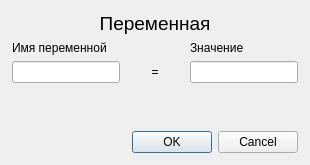
<?xml version="1.0" encoding="UTF-8"?>
<ui version="4.0">
 <class>SMLVariableDialog</class>
 <widget class="QDialog" name="SMLVariableDialog">
  <property name="geometry">
   <rect>
    <x>0</x>
    <y>0</y>
    <width>310</width>
    <height>165</height>
   </rect>
  </property>
  <property name="windowTitle">
   <string>Переменная</string>
  </property>
  <layout class="QGridLayout" name="gridLayout">
   <property name="leftMargin">
    <number>12</number>
   </property>
   <property name="topMargin">
    <number>12</number>
   </property>
   <property name="rightMargin">
    <number>12</number>
   </property>
   <property name="bottomMargin">
    <number>12</number>
   </property>
   <item row="5" column="0" colspan="4">
    <widget class="QDialogButtonBox" name="buttonBox">
     <property name="orientation">
      <enum>Qt::Horizontal</enum>
     </property>
     <property name="standardButtons">
      <set>QDialogButtonBox::Cancel|QDialogButtonBox::Ok</set>
     </property>
    </widget>
   </item>
   <item row="0" column="0" colspan="4">
    <widget class="QLabel" name="smlVariableTitleLabel">
     <property name="font">
      <font>
       <pointsize>14</pointsize>
      </font>
     </property>
     <property name="text">
      <string>Переменная</string>
     </property>
     <property name="alignment">
      <set>Qt::AlignCenter</set>
     </property>
    </widget>
   </item>
   <item row="3" column="3">
    <widget class="QLineEdit" name="smlVariableValueLineEdit">
     <property name="sizePolicy">
      <sizepolicy hsizetype="Preferred" vsizetype="Fixed">
       <horstretch>0</horstretch>
       <verstretch>0</verstretch>
      </sizepolicy>
     </property>
    </widget>
   </item>
   <item row="1" column="3">
    <widget class="QLabel" name="smlVariableValueLabel">
     <property name="text">
      <string>Значение</string>
     </property>
    </widget>
   </item>
   <item row="4" column="0" colspan="4">
    <spacer name="verticalSpacer">
     <property name="orientation">
      <enum>Qt::Vertical</enum>
     </property>
     <property name="sizeHint" stdset="0">
      <size>
       <width>20</width>
       <height>10</height>
      </size>
     </property>
    </spacer>
   </item>
   <item row="1" column="0" colspan="2">
    <widget class="QLabel" name="smlVariableKeyLabel">
     <property name="text">
      <string>Имя переменной</string>
     </property>
    </widget>
   </item>
   <item row="3" column="0">
    <widget class="QLineEdit" name="smlVariableKeyLineEdit">
     <property name="sizePolicy">
      <sizepolicy hsizetype="Preferred" vsizetype="Fixed">
       <horstretch>0</horstretch>
       <verstretch>0</verstretch>
      </sizepolicy>
     </property>
     <property name="frame">
      <bool>true</bool>
     </property>
    </widget>
   </item>
   <item row="3" column="1" colspan="2">
    <widget class="QLabel" name="smlVariableEqualLabel">
     <property name="text">
      <string>=</string>
     </property>
     <property name="alignment">
      <set>Qt::AlignCenter</set>
     </property>
    </widget>
   </item>
  </layout>
 </widget>
 <resources/>
 <connections>
  <connection>
   <sender>buttonBox</sender>
   <signal>accepted()</signal>
   <receiver>SMLVariableDialog</receiver>
   <slot>accept()</slot>
   <hints>
    <hint type="sourcelabel">
     <x>248</x>
     <y>254</y>
    </hint>
    <hint type="destinationlabel">
     <x>157</x>
     <y>274</y>
    </hint>
   </hints>
  </connection>
  <connection>
   <sender>buttonBox</sender>
   <signal>rejected()</signal>
   <receiver>SMLVariableDialog</receiver>
   <slot>reject()</slot>
   <hints>
    <hint type="sourcelabel">
     <x>316</x>
     <y>260</y>
    </hint>
    <hint type="destinationlabel">
     <x>286</x>
     <y>274</y>
    </hint>
   </hints>
  </connection>
 </connections>
</ui>
